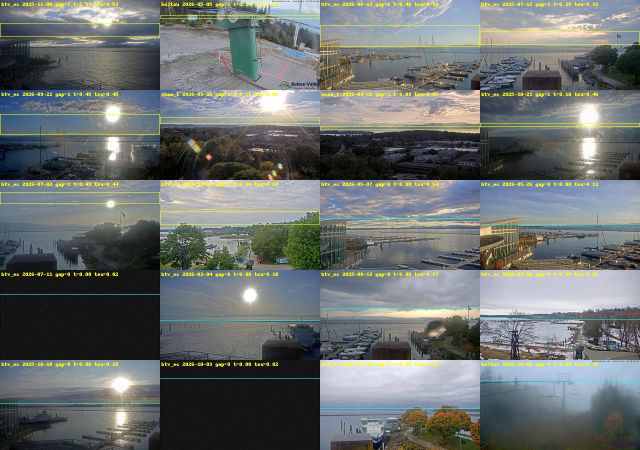
#> input picture analysis/horizon_gap_examples.jpg, 1280 x 900 px (shown at 1/2 size)
$ python -i hsv_tuning.py   (imports and definitions only)   (older library calls are emulated)
#> lines starting #> are read from the running program, lines starting #| are printed output that depends on the picture; after the words box and inside, x2 and y2 are one past the last pixel; in counts of white or black regions, pixels touching at a corner belong together
"""HSV score tweaks and cloud colour-contrast measures, judged against My ranking (btv_echo_cam).

Step 1 (features, ~5 min): one pass over the frames my_rank_frames.py downloaded. For each frame and each
crop of the top of the image (40-70 % of the height; the pipeline uses 50 %) it records, per hue band, a
histogram of (saturation, value) for the band's pixels, so saturation/value floors and the crop can be
changed without reading the images again. Pink is split into 140-149 / 150-159 / 160-169 / 170-179 so the
mauve end can be weighed separately. Contrast measures are taken on the scored crop (top 50 %).

Step 2 (evaluation): day score = best non-excluded frame; agreement with your score as Spearman rho and mean
absolute difference after the soft cap (its constant refitted on the training days). Every tuned variant is
5-fold cross-validated over days (parameters picked on 4 folds, judged on the 5th), repeated over 20 splits.

  python analysis/hsv_tuning.py [--features]   -> analysis/hsv_tuning.md
"""

import argparse
import sys
from multiprocessing import Pool

import cv2
import numpy as np
import pandas as pd
from scipy.optimize import minimize_scalar
from scipy.stats import spearmanr

import data

CROPS = [0.4, 0.5, 0.55, 0.6, 0.65, 0.7]
BANDS = {"red": (0, 7), "orange": (8, 24), "yellow": (25, 35), "pink140": (140, 149), "pink150": (150, 159),
         "pink160": (160, 169), "pink170": (170, 179)}
S_BIN = 4  # saturation histogram bin width
V_EDGES = np.array([38, 48, 64, 80, 96, 128, 160, 192, 256])  # value bins; 38 = the pipeline's brightness floor
WEIGHTS = {"red": 4, "orange": 3, "yellow": 2, "pink": 9}
ZOOMED = {"2026-01-30", "2026-01-31", "2026-02-01", "2026-02-26"}  # camera zoomed on the sun; left out
FEATURES = data.EXPORT / "hsv_tuning.npz"
CONTRAST = ["colorfulness", "hue_spread", "sat_spread", "v_spread_col", "v_range_sky", "lit_vs_cloud",
            "local_contrast_col", "edge_col", "warm_cool"]


def frame_features(path):
#> called with path = 'horizon_gap_examples.jpg'
    img = cv2.imread(str(path))
#> img is the input picture: shape (900, 1280, 3); mean B, G, R 110.6, 111.4, 106.9
    hsv = cv2.cvtColor(img, cv2.COLOR_BGR2HSV)
#> hsv: shape (900, 1280, 3); mean H, S, V 73.6, 47, 119.8
    H = img.shape[0]
#> H = 900
    hist = np.zeros((len(CROPS), len(BANDS), 256 // S_BIN, len(V_EDGES) - 1), np.uint32)
    for c, frac in enumerate(CROPS):
        h, s, v = (hsv[: int(H * frac), :, i].ravel() for i in range(3))
        keep = v >= 38
        h, s, v = h[keep], s[keep], v[keep]
        vb = np.searchsorted(V_EDGES, v, side="right") - 1
        for b, (lo, hi) in enumerate(BANDS.values()):
            m = (h >= lo) & (h <= hi)
            np.add.at(hist[c, b], (s[m] // S_BIN, vb[m]), 1)

    # Contrast measures on the scored region (top half)
    sky = img[: H // 2].astype(np.float32)
    h, s, v = (hsv[: H // 2, :, i].astype(np.float32) for i in range(3))
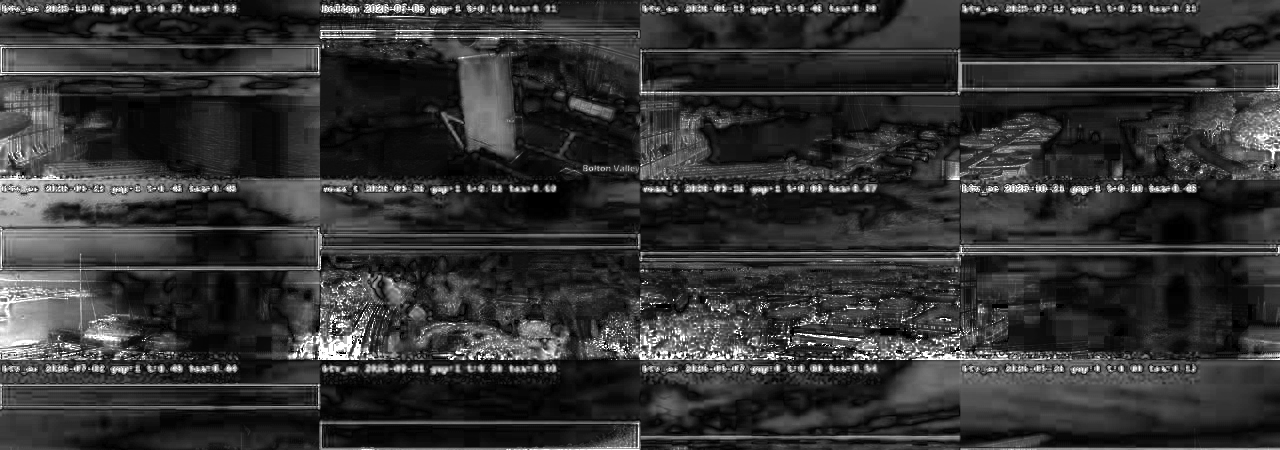
#> s: shape (450, 1280) float32; min 0, max 255, mean 50.6
    col = (v >= 38) & (s >= 20) & ((h < 36) | (h >= 140))  # the pipeline's coloured pixels
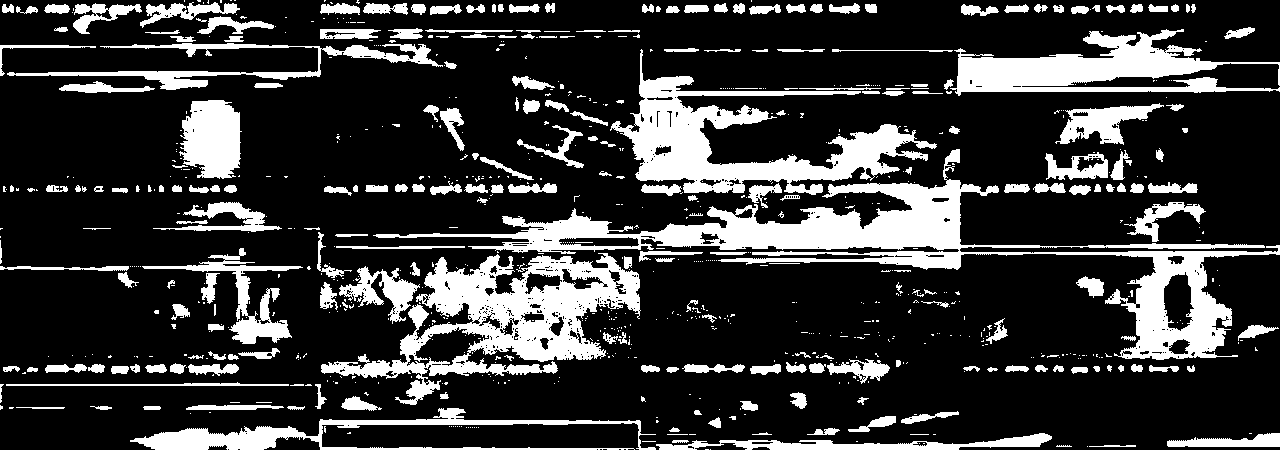
#> col: shape (450, 1280) bool; 21.7% white; 840 white regions (595 under 20 px), largest, box (x1, y1, x2, y2) and area: (373, 149, 1280, 360) 26465, (321, 253, 641, 405) 16793, (610, 49, 937, 195) 14083
    B, G, R = sky[..., 0], sky[..., 1], sky[..., 2]
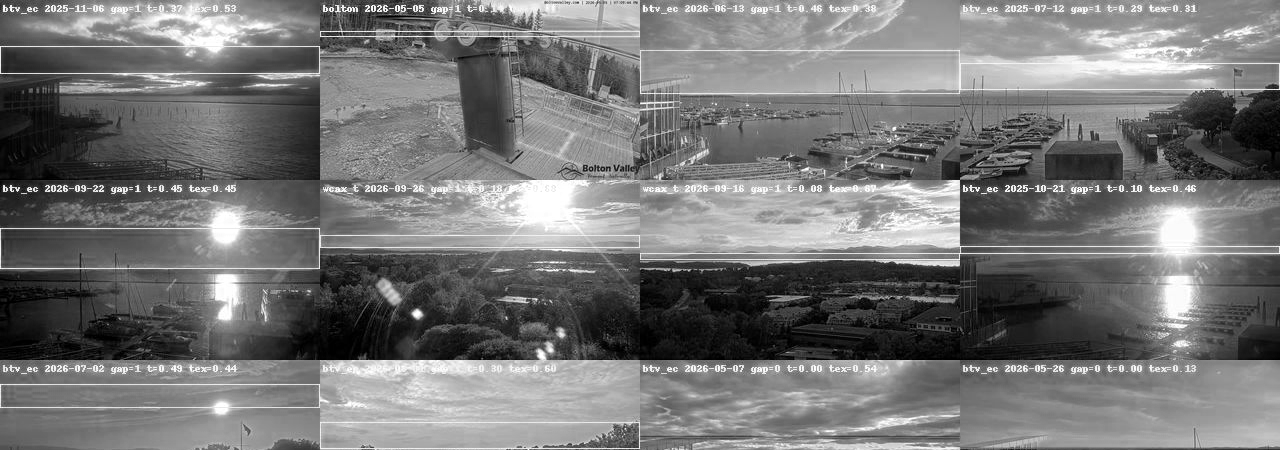
#> R: shape (450, 1280) float32; min 0, max 255, mean 118
    rg, yb = R - G, 0.5 * (R + G) - B
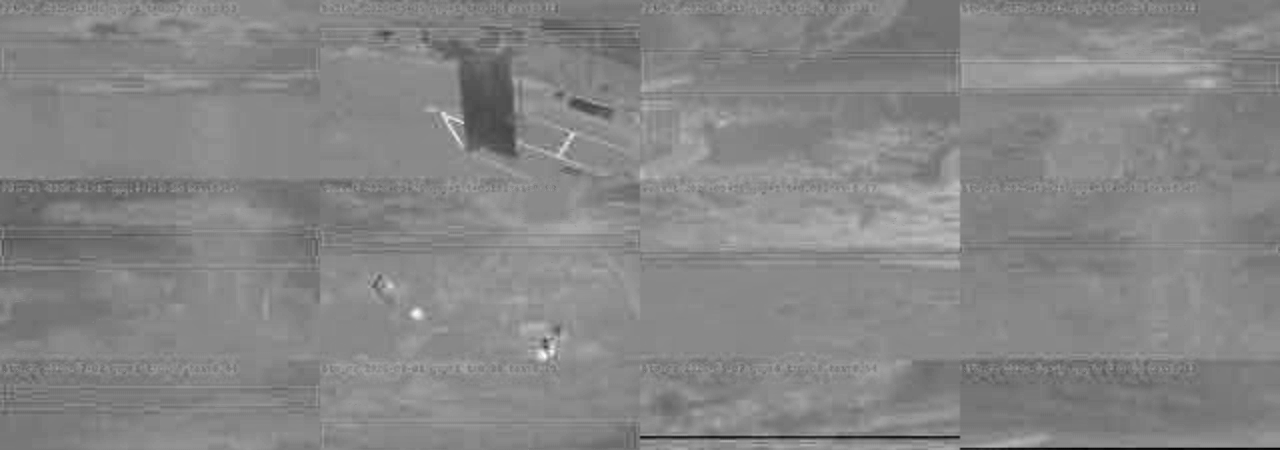
#> rg: shape (450, 1280) float32; min -125, max 105, mean -4.2; drawn with min black and max white
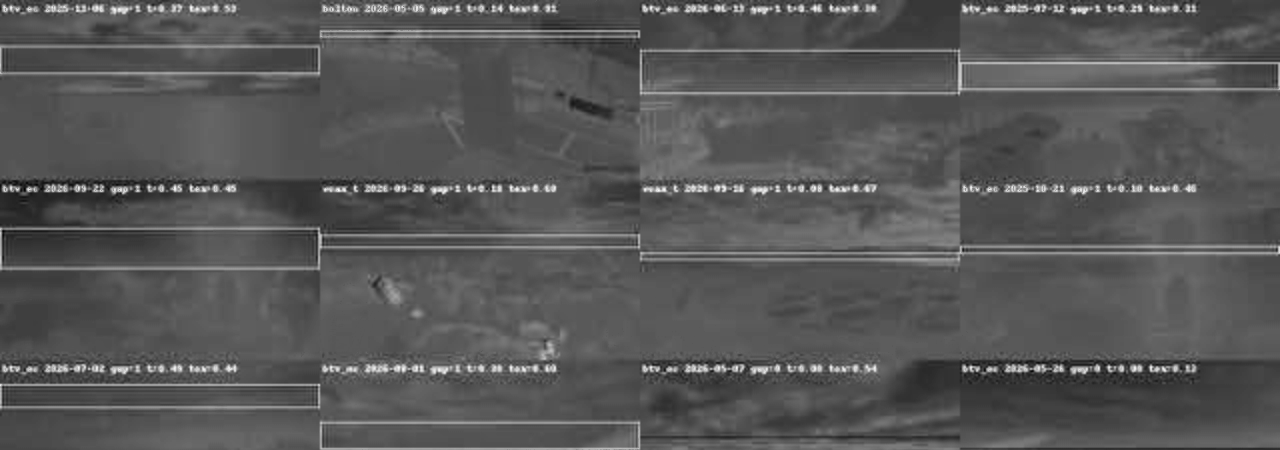
#> yb: shape (450, 1280) float32; min -125, max 238, mean -0.8; drawn with min black and max white
    out = {"colorfulness": np.hypot(rg.std(), yb.std()) + 0.3 * np.hypot(rg.mean(), yb.mean()),  # Hasler-Susstrunk
           "v_range_sky": np.percentile(v, 95) - np.percentile(v, 5)}
#> out = {'colorfulness': 34.4, 'v_range_sky': 205}
    gray = cv2.cvtColor(img[: H // 2], cv2.COLOR_BGR2GRAY).astype(np.float32)
    local = np.sqrt(np.maximum(cv2.blur(gray ** 2, (31, 31)) - cv2.blur(gray, (31, 31)) ** 2, 0))
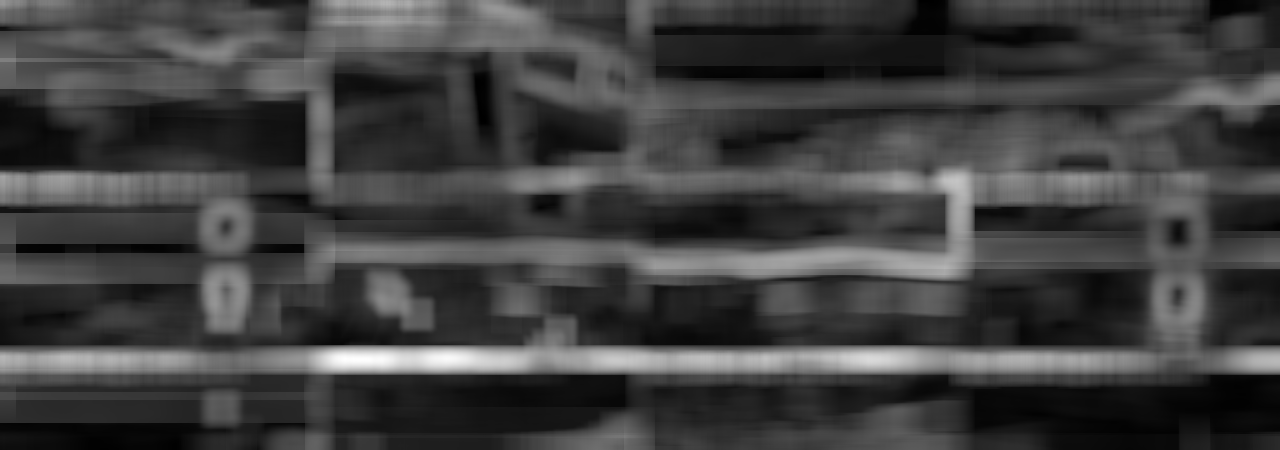
#> local: shape (450, 1280) float32; min 1.93, max 99.34, mean 26.4; drawn with min black and max white
    edge = np.hypot(cv2.Sobel(gray, cv2.CV_32F, 1, 0), cv2.Sobel(gray, cv2.CV_32F, 0, 1))
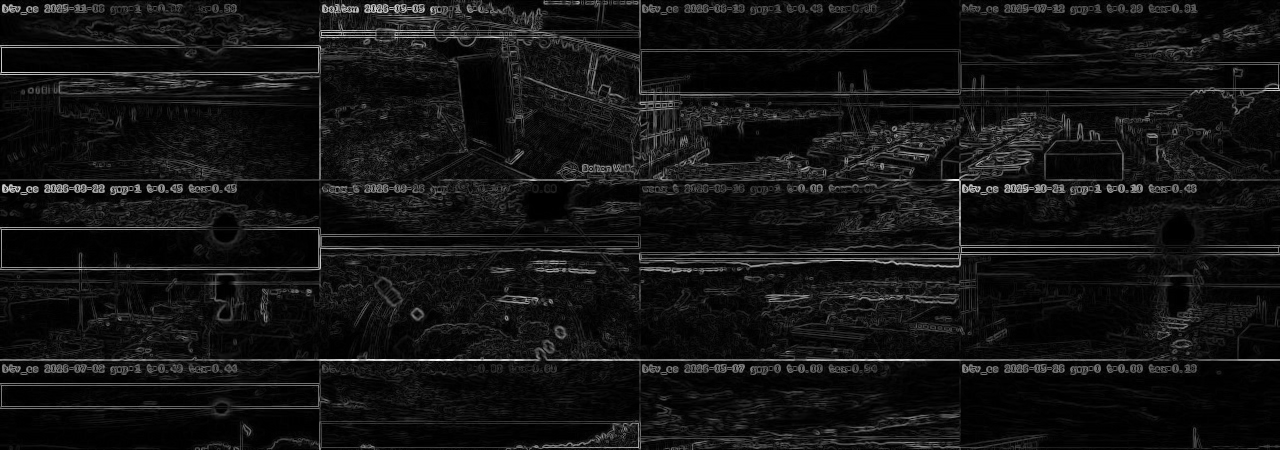
#> edge: shape (450, 1280) float32; min 0, max 915, mean 69.5; drawn with min black and max white
    n = col.sum()
#> n = 124986
    if n > 500:
        ang = h[col] * np.pi / 90  # OpenCV hue 0-179 -> 0-2pi
        out |= {"hue_spread": np.sqrt(-2 * np.log(max(np.hypot(np.cos(ang).mean(), np.sin(ang).mean()), 1e-6))),
                "sat_spread": s[col].std(),
                "v_spread_col": np.percentile(v[col], 90) - np.percentile(v[col], 10),
                "local_contrast_col": local[col].mean(),
                "edge_col": edge[col].mean(),
                # lit coloured cloud against the rest of the sky (grey/dark cloud, blue)
                "lit_vs_cloud": v[col].mean() - v[~col & (v >= 38)].mean() if (~col & (v >= 38)).sum() > 500 else 0.0,
                # warm and pink/purple both present: geometric mean of their shares of the sky
                "warm_cool": np.sqrt(((h[col] < 36).mean()) * ((h[col] >= 140).mean())) * n / col.size}
    else:
        out |= dict.fromkeys(["hue_spread", "sat_spread", "v_spread_col", "local_contrast_col", "edge_col",
                              "lit_vs_cloud", "warm_cool"], 0.0)
    return hist, [float(out[k]) for k in CONTRAST], img.shape[0] * img.shape[1]


# [7 lines left out: function build_features, not called in this run]


# ---------------------------------------------------------------- scoring variants from the histograms

S_MID = np.arange(0, 256, S_BIN) + (S_BIN - 1) / 2


# [27 lines left out: function raw_score, not called in this run]


def day_best(frames, per_frame):
    return pd.Series(per_frame, frames.index)[~frames.excluded].groupby(frames.date).max()


def fit_k(raw, mine):
    return minimize_scalar(lambda k: np.abs(100 * (1 - np.exp(-raw / k)) - mine).mean(),
                           bounds=(5, 500), method="bounded").x


# [103 lines left out: functions cv, in_sample, main, not called in this run]


# [2 lines not run here, left out]

>>> result = frame_features('horizon_gap_examples.jpg')
